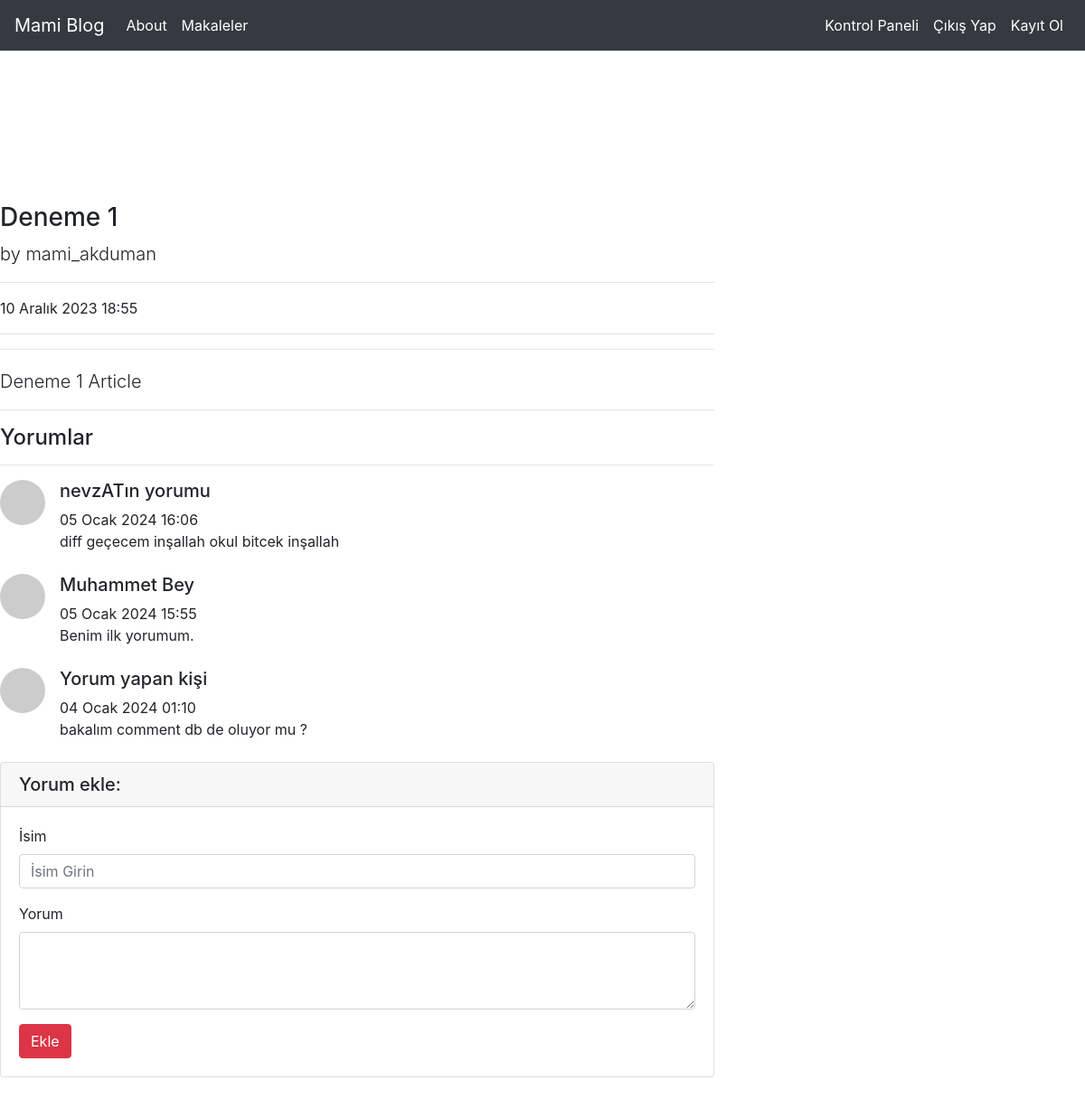
Page /articles/article/1 (signed in) on the committed database.
### article/models.py (models this page shows, shortened)
class Article(models.Model):
    author = models.ForeignKey("auth.User",on_delete=models.CASCADE,verbose_name="Yazar")
    title = models.CharField(max_length=50,verbose_name="Başlık")
    content = models.TextField(verbose_name="İçerik")
    created_date = models.DateTimeField(auto_now=True,verbose_name="Oluşturma Zamanı")
    class Meta:
        ordering = ["-created_date"]

class Comment(models.Model):
    article = models.ForeignKey(Article,on_delete = models.CASCADE,verbose_name ="Makale",related_name="comments")
    comment_author = models.CharField(max_length = 50 ,verbose_name ="İsim")
    comment_content = models.CharField(max_length = 200,verbose_name ="İçerik")
    comment_date = models.DateTimeField(auto_now_add = True)
    class Meta:
        ordering = ["-comment_date"]

### article/views.py (the view)
# urls.py: path('article/<int:id>',views.detail,name="detail"),
def detail(request,id):
    article = get_object_or_404(Article,id=id)
    comments = article.comments.all()
    return render(request,"detail.html",{"article":article,"comments":comments})

### templates/detail.html (shortened to what this page needs)
{% extends "layout.html" %}
{% block body %}
<div class="row">
    <div class="col-lg-8" style="margin-top: 100px;">
      <h3 style="margin-top: 20px;"
        class="mt-4" s>{{article.title}}
      </h3>
      <p class="lead">
        by
        {{article.author.username}}
      </p>
      <hr>
      <p>{{article.created_date}}</p>
      <hr>
      <hr>
      <p class="lead" style="margin-top: 20px;">
            {{article.content}}
      </p>
      <hr>
      <h4>Yorumlar</h4>
      <hr>
      {% if comments %}
      {% for comment in comments %}
      <div class="media mb-4">
        <img class="d-flex mr-3 rounded-circle" src="http://placehold.it/50x50" alt="">
        <div class="media-body">
          <h5 class="mt-0">{{comment.comment_author}}</h5>
          {{comment.comment_date}} <br>
          {{comment.comment_content}}
        </div>
      </div>
      {% endfor %}
      {% else %}
      <div class = "alert alert-danger" >
        Bu makalede yorum bulunmuyor , buyrun ilk yorum sizden olsun.
      </div>
      {% endif %}
      <div class="card my-4" style="margin-top: 50px;">
        <h5 class="card-header">Yorum ekle:</h5>
        <div class="card-body">
          <form method = "post" action="{% url 'article:comment' article.id %}">
            <div class="form-group">
              <label for="exampleInputEmail1">İsim</label>
              <input name = "comment_author" type="name" class="form-control" id="exampleInputEmail1" aria-describedby="emailHelp" placeholder="İsim Girin">
            </div>
            <div class="form-group">
              <label for="exampleInputEmail1">Yorum</label>
              <textarea name = "comment_content" class="form-control" rows="3"></textarea>
            </div>
            <button type="submit" class="btn btn-danger">Ekle</button>
          </form>
        </div>
      </div>
    </div>
</div>
{% endblock body %}

### rows in the picture
Article: title "Deneme 1", author.username "mami_akduman", created_date "10 Aralık 2023 18:55", content "Deneme 1 Article"
Comment: comment_author "nevzATın yorumu", comment_date "05 Ocak 2024 16:06", comment_content "diff geçecem inşallah okul bitcek inşallah"
Comment: comment_author "Muhammet Bey", comment_date "05 Ocak 2024 15:55", comment_content "Benim ilk yorumum."
Comment: comment_author "Yorum yapan kişi", comment_date "04 Ocak 2024 01:10", comment_content "bakalım comment db de oluyor mu ?"
